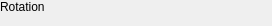
<?xml version="1.0" encoding="UTF-8"?>
<ui version="4.0">
 <class>RotatableObjectWidget</class>
 <widget class="QWidget" name="RotatableObjectWidget">
  <property name="geometry">
   <rect>
    <x>0</x>
    <y>0</y>
    <width>272</width>
    <height>26</height>
   </rect>
  </property>
  <property name="windowTitle">
   <string>Form</string>
  </property>
  <property name="locale">
   <locale language="English" country="UnitedStates"/>
  </property>
  <layout class="QVBoxLayout" name="verticalLayout">
   <property name="leftMargin">
    <number>0</number>
   </property>
   <property name="topMargin">
    <number>0</number>
   </property>
   <property name="rightMargin">
    <number>0</number>
   </property>
   <property name="bottomMargin">
    <number>0</number>
   </property>
   <item>
    <layout class="QHBoxLayout" name="rotationLayout">
     <item>
      <widget class="QLabel" name="rotationLabel">
       <property name="sizePolicy">
        <sizepolicy hsizetype="Preferred" vsizetype="Preferred">
         <horstretch>1</horstretch>
         <verstretch>0</verstretch>
        </sizepolicy>
       </property>
       <property name="text">
        <string>Rotation</string>
       </property>
       <property name="alignment">
        <set>Qt::AlignLeading|Qt::AlignLeft|Qt::AlignTop</set>
       </property>
      </widget>
     </item>
    </layout>
   </item>
  </layout>
 </widget>
 <resources/>
 <connections/>
</ui>
